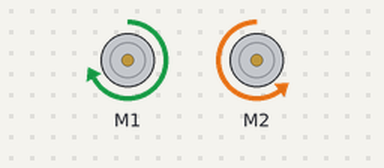
A sketch run on a simulated Arduino Uno, built with avr-gcc and run on an emulated ATmega328P. Shown: 2 × DC motor (green arrow = forward, orange = backward, longer = faster).

Above: at 0.1 s.
At 20.1 s:
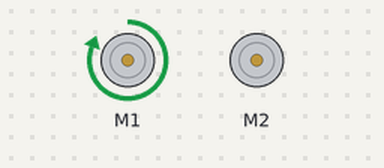
At 34.2 s:
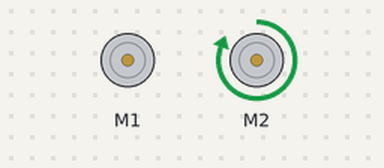
At 36.3 s:
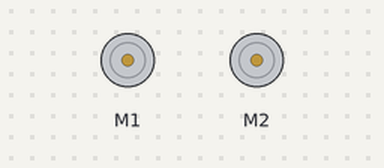
Timing chart, 0 to 39.7 s (numbered marks = the images above):
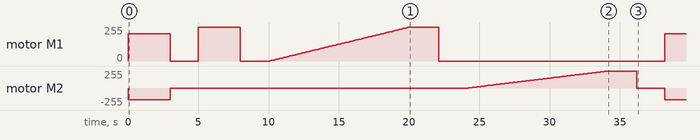

The sketch:

TESTHBRIDGE.ino
```cpp
#include <Robojax_L298N_DC_motor.h>
// motor 1 settings
#define CHA 0
#define ENA 2// this pin must be PWM enabled pin if Arduino board is used
#define IN1 18
#define IN2 26

// motor 2 settings
#define IN3 19
#define IN4 23
#define ENB 4// this pin must be PWM enabled pin if Arduino board is used
#define CHB 1

const int CCW = 2; // do not change
const int CW = 1; // do not change

#define motor1 1 // do not change
#define motor2 2 // do not change

// for single motor
//Robojax_L298N_DC_motor robot(IN1, IN2, ENA, CHA, true);

// for two motors without debug information // Watch video instruciton for this line: https://youtu.be/2JTMqURJTwg
Robojax_L298N_DC_motor robot(IN1, IN2, ENA, CHA, IN3, IN4, ENB, CHB);

// fore two motors with debut information
//Robojax_L298N_DC_motor robot(IN1, IN2, ENA, CHA, IN3, IN4, ENB, CHB, true);

void setup() {
  Serial.begin(115200);
  robot.begin();
  //L298N DC Motor by Robojax.com

}

void loop() {

 // robot.demo(1);
  robot.rotate(motor1, 80, CW);//run motor1 at 60% speed in CW direction
  robot.rotate(motor2, 70, CCW);//run motor1 at 60% speed in CW direction

  delay(3000);

  robot.brake(1);
  robot.brake(2);
  delay(2000);


  robot.rotate(motor1, 100, CW);//run motor1 at 60% speed in CW direction
  delay(3000);

  robot.rotate(motor2, 100, CCW);//run motor1 at 60% speed in CW direction

  robot.brake(1);
  robot.brake(2);
  delay(2000);

  for(int i=0; i<=100; i++)
  {
    robot.rotate(motor1, i, CW);// turn motor1 with i% speed in CW direction (whatever is i)
    delay(100);
  }
  delay(2000);

  robot.brake(1);
  delay(2000);

  for(int i=0; i<=100; i++)
  {
    robot.rotate(motor2, i, CW);// turn motor1 with i% speed in CW direction (whatever is i)
    delay(100);
  }
  delay(2000);

  robot.brake(2);
  delay(2000);
}
```

Measured:
- by itself, motor M2: stopped → backward 178/255 at 0.00 s, → stopped 3.0 s later, → forward 2/255 21.2 s later, → forward 5/255 0.10 s later, … (104 changes in this stretch)
